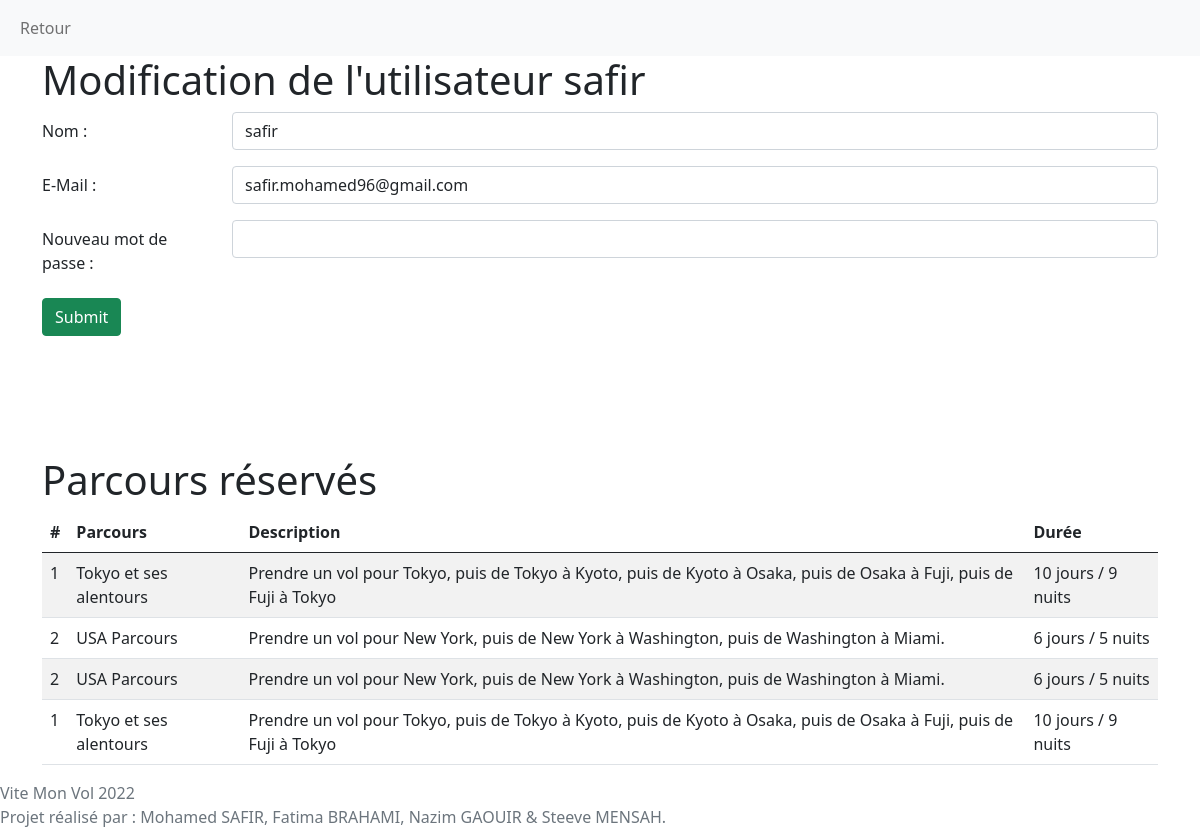
/php_projet/view/profil.php?id=6 (signed in), run on the app's committed database.
### tables this page shows
CREATE TABLE `user` (
  `id` int(11) NOT NULL,
  `nom` varchar(255) NOT NULL,
  `mail` varchar(255) NOT NULL,
  `motPasse` varchar(255) NOT NULL
);

CREATE TABLE `circuit` (
  `id` int(11) NOT NULL,
  `parcours` varchar(255) NOT NULL,
  `description` varchar(255) NOT NULL,
  `Durée` varchar(255) NOT NULL
);

### php_projet/controller/BDD.php (called while the page is built, shortened)
<?php
class DBAccess{
    public static function afficherUser($mysqli, $id){
        $sql = "SELECT * FROM user WHERE id = $id";
        return $mysqli->query($sql);
    }
    public static function afficherCircuitsReserves($mysqli,$id){
        $sql = "SELECT circuit.id,circuit.parcours,circuit.description, circuit.Durée FROM circuitReserve INNER JOIN circuit WHERE (circuitReserve.id_circuit=circuit.id AND circuitReserve.id_user=$id)";
        return $mysqli->query($sql);
    }
}
?>

### php_projet/view/profil.php (the view)
<?php
    require_once('../controller/BDD.php');
    require_once('enteteCir.php');
    $user = $_GET['id'];
     $infoUser= new DBAccess();
     $database=$infoUser->dbConnection();
     $result = $infoUser->afficherUser($database,$user);
    foreach($result as $dataUtilisateur){
?>
<div class="container">
    <h1>Modification de l'utilisateur <?php echo $dataUtilisateur['nom']; ?></h1>
    <form method="POST" action="../controller/cibleModifier.php?id=<?php echo $user; ?>">
        <div class="mb-3 row">
            <label for="nom" class="col-sm-2 col-form-label">Nom : </label>
            <div class="col-sm-10">
                <input type="text" class="form-control" id="nom" name="nom" value="<?php echo $dataUtilisateur['nom']; ?>" required>
            </div>
        </div>
        <div class="mb-3 row">
            <label for="mail" class="col-sm-2 col-form-label">E-Mail : </label>
            <div class="col-sm-10">
                <input type="email" class="form-control" id="mail" name="mail" value="<?php echo $dataUtilisateur['mail']; ?>" required>
            </div>
        </div>
        <div class="mb-3 row">
            <label for="motPasse" class="col-sm-2 col-form-label">Nouveau mot de passe : </label>
            <div class="col-sm-10">
                <input type="password" class="form-control" id="motPasse" name="motPasse"  required>
            </div>
        </div>
        <button type="submit" class="btn btn-success validation">Submit</button>
    </form>
    <?php
    }
?>
    <br><br><br><br><br>
<?php
     $infoUser= new DBAccess();
     $database=$infoUser->dbConnection();
     $result = $infoUser->afficherCircuitsReserves($database,$user);
?>
    <h1>Parcours réservés</h1>
    <div>
        <table class="table table-striped">
            <thead>
                <tr>
                    <th scope="col">#</th>
                    <th scope="col">Parcours</th>
                    <th scope="col-3">Description</th>
                    <th scope="col">Durée</th>
                </tr>
            </thead>
            <tbody>
                <?php foreach ($result as $ligneParcours) :
                    ?>
                    <tr>
                        <?php foreach($ligneParcours as $dataParcours) :?>
                        <td><?php echo $dataParcours; ?></td>
                        <?php endforeach; ?>
                    <?php endforeach; ?>
            </tbody>
        </table>
    </div>
</div>
<?php require_once("footer.php") ?>

### php_projet/view/enteteCir.php (shortened to what this page needs)
<!DOCTYPE html>
<html lang="fr">
<head>
    <link href="https://cdn.jsdelivr.net/npm/bootstrap@5.0.2/dist/css/bootstrap.min.css" rel="stylesheet">
</head>
<body>
<nav class="navbar navbar-expand-lg navbar-light bg-light">
  <div class="container-fluid">
    <div class="collapse navbar-collapse" id="navbarSupportedContent">
      <ul class="nav navbar-nav navbar-right">
            <li class="nav-item">
            <a class="nav-link" href="main.php">
                Retour
            </a>
        </ul>
    </div>
  </div>
</nav>

### php_projet/view/footer.php
<footer class="footer">
            <span class="text-muted">Vite Mon Vol 2022</span>
            <div class="navbar-right baspage">
                <span class="text-muted "> <span class="sous">Projet réalisé par :</span>  Mohamed SAFIR, Fatima BRAHAMI, Nazim GAOUIR & Steeve MENSAH.</span>
            </div>
        </footer>

### data on the page
user: nom "safir", mail "safir.mohamed96@gmail.com"
circuit: id "1", parcours "Tokyo et ses alentours", description "Prendre un vol pour Tokyo, puis de Tokyo à Kyoto, puis de Kyoto à Osaka, puis de Osaka à Fuji, puis de Fuji à Tokyo", Durée "10 jours / 9 nuits"
circuit: id "2", parcours "USA Parcours", description "Prendre un vol pour New York, puis de New York à Washington, puis de Washington à Miami.", Durée "6 jours / 5 nuits"
